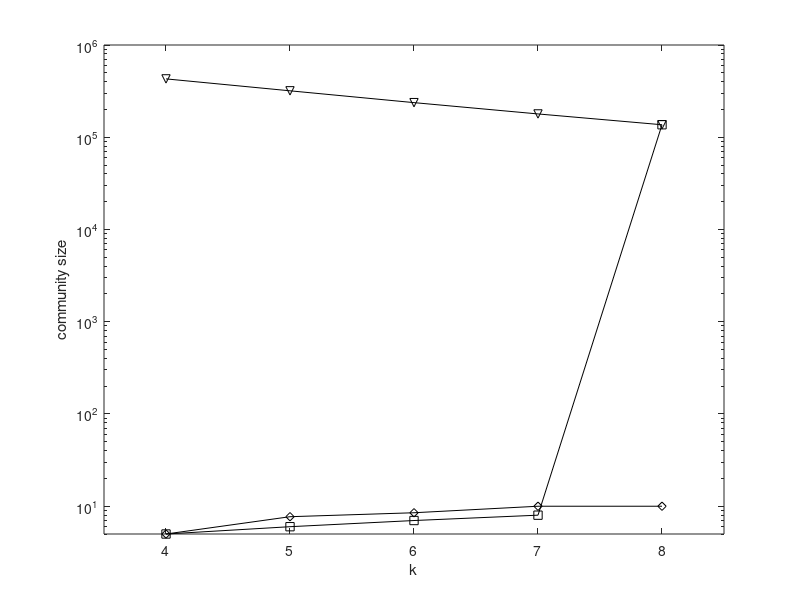

Source code (MATLAB): (Note: this script raises an error after producing the figure.)
set(gcf,'color',[1, 1, 1]);
set(gcf,'unit','centimeters','position',[10 5 9 6]);

x=[1, 2, 3, 4, 5];
y1 = [429219	318733	237309	178946	136629];
y2 = [5	6	7	8	136619];
y3 = [5	7.7	8.5	10	10];

p1= semilogy(x, y1, '-kv');
hold on;
p2 = semilogy(x, y2, '-ks');
hold on;
p3 = semilogy(x, y3, '-kd');

xlabel('k');
ylabel('community size');

axis([0.5 5.5 0.0 1000000]);

set(gca, 'xtick', 1:5, 'XTickLabel', {'4','5','6','7','8'});
leg=legend('Global','Local','ACQ', 2);
set(leg,'edgecolor','white');

set(gca, 'FontSize', 12);
set(get(gca, 'XLabel'), 'FontSize',12);
set(get(gca, 'YLabel'), 'FontSize',12);
set(findall(gcf,'type','line'),'linewidth',1.5);
set(gca, 'LineWidth', 1.5);


